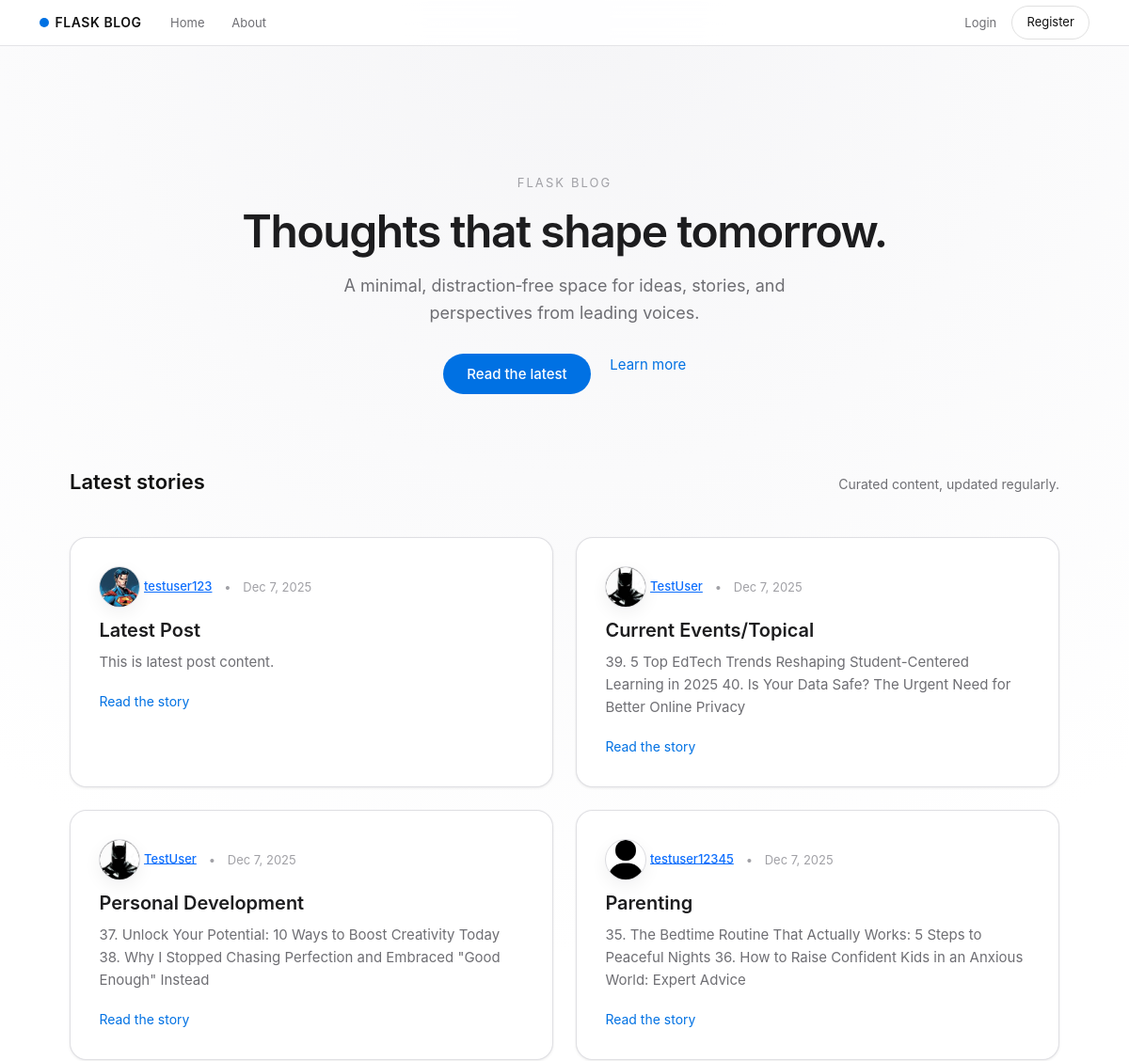
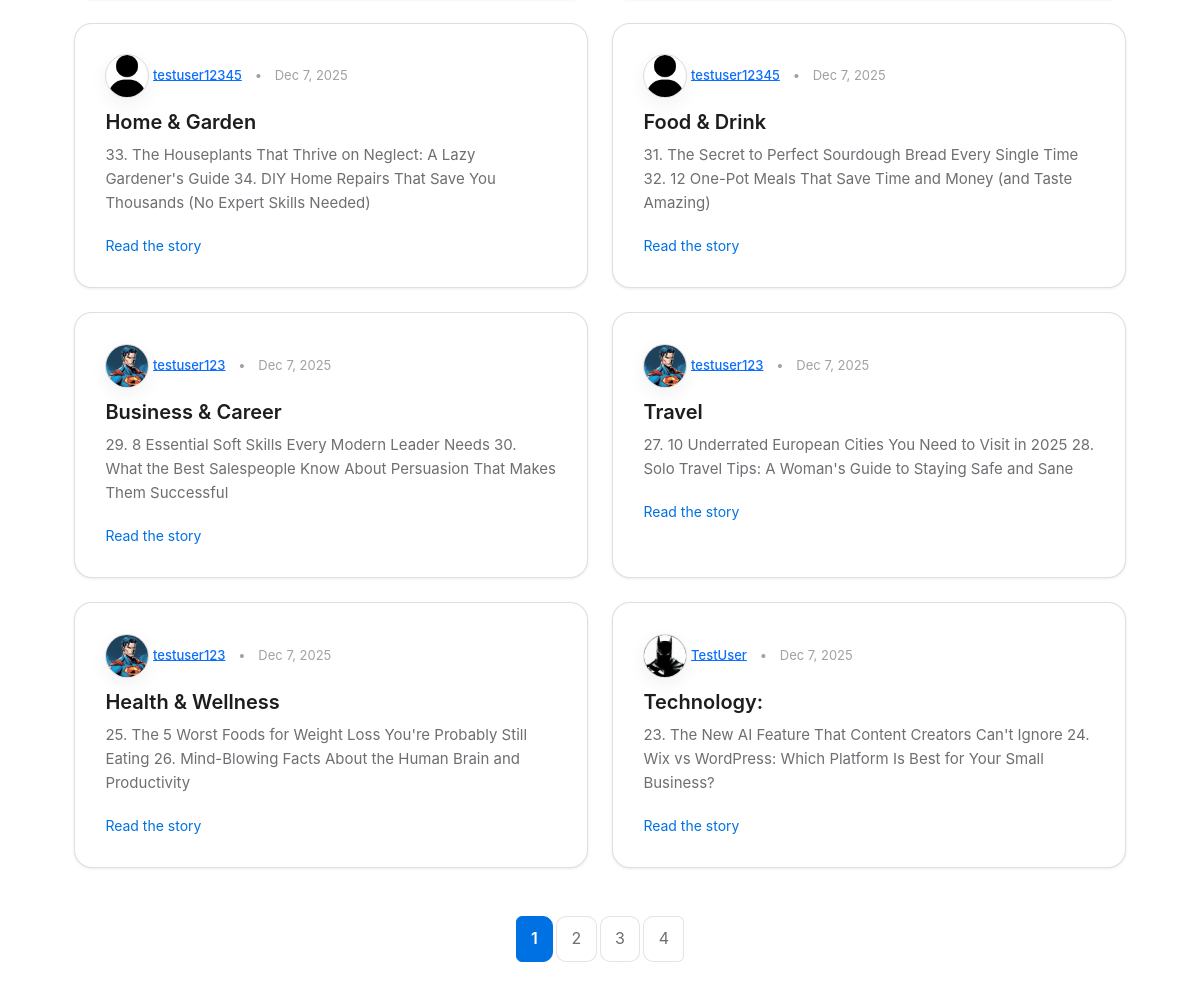
Page /home on the earlier database version (2 pictures, top to bottom).
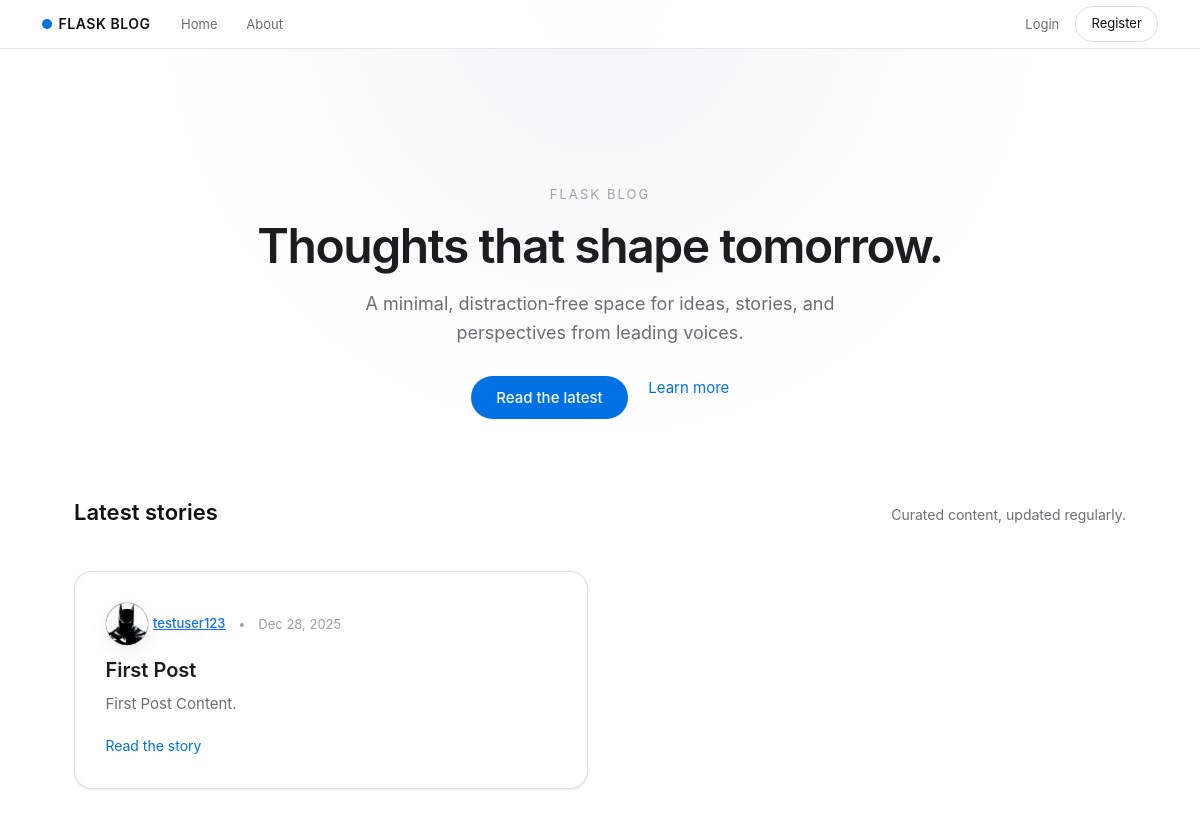
Same page on the later database version.
### flaskblog/models.py (models this page shows, shortened)
class Post(db.Model):
    id = db.Column(db.Integer, primary_key=True)
    title = db.Column(db.String(100), nullable=False)
    date_posted = db.Column(
        db.DateTime(timezone=True),
        nullable=False,
        default=lambda: datetime.now(timezone.utc)
    )
    content = db.Column(db.Text, nullable=False)
    user_id = db.Column(db.Integer, db.ForeignKey('user.id'), nullable=False)

class User(db.Model, UserMixin):
    id = db.Column(db.Integer, primary_key=True)
    username = db.Column(db.String(20), unique=True, nullable=False)
    email = db.Column(db.String(120), unique=True, nullable=False)
    image_file = db.Column(db.String(20), nullable=False, default='default.jpg')
    password = db.Column(db.String(60), nullable=False)
    posts = db.relationship('Post', backref='author', lazy=True)

### flaskblog/main/routes.py (the view)
@main.route("/")
@main.route("/home")
def home():
    page = request.args.get('page', 1, type=int)
    posts = Post.query.order_by(Post.date_posted.desc()).paginate(page=page, per_page=10)
    return render_template("home.html", posts=posts)

### flaskblog/templates/home.html
{% extends "layout.html" %} {% block content %}
<section class="hero text-center">
  <p class="hero-eyebrow">Flask Blog</p>
  <h1 class="hero-title">Thoughts that shape tomorrow.</h1>
  <p class="hero-subtitle">
    A minimal, distraction‑free space for ideas, stories, and perspectives from
    leading voices.
  </p>
  <div class="hero-cta">
    <a href="#stories" class="hero-link primary">Read the latest</a>
    <a href="/about" class="hero-link secondary">Learn more</a>
  </div>
</section>
<section id="stories" class="stories-section">
  <div class="section-header">
    <h2 class="section-title">Latest stories</h2>
    <p class="section-subtitle">Curated content, updated regularly.</p>
  </div>
  <div class="row g-4">
    {% for post in posts.items %}
    <div class="col-md-6">
      <article class="story-tile">
        <div class="story-meta">
          <span class="author-wrap">
            <img
              class="story-avatar"
              src="{{ url_for('static', filename='profile_pics/' ~ post.author.image_file) }}"
              alt="{{ post.author.username }}'s avatar"
            />
            <a
              class="story-author"
              href="{{ url_for('users.user_posts', username=post.author.username) }}"
              >{{ post.author.username }}</a
            >
          </span>
          <span class="story-dot">•</span>
          <span class="story-date"
            >{{ post.date_posted.strftime('%b %-d, %Y') }}</span
          >
        </div>
        <h3 class="story-title">{{ post.title }}</h3>
        <p class="story-excerpt">{{ post.content }}</p>
        <a
          href="{{ url_for('posts.post', post_id=post.id) }}"
          class="story-link"
          >Read the story</a
        >
      </article>
    </div>
    {% endfor %}
  </div>
  {% if posts.pages > 1 %}
  <div class="pagination-wrapper text-center mt-5">
    <nav>
      <ul class="pagination justify-content-center">
        {% for page_num in posts.iter_pages(left_edge=1, right_edge=1,
        left_current=1, right_current=2) %} {% if page_num %} {% if posts.page
        == page_num %}
        <li class="page-item active">
          <a class="page-link" href="{{ url_for('main.home', page=page_num) }}"
            >{{ page_num }}</a
          >
        </li>
        {% else %}
        <li class="page-item">
          <a class="page-link" href="{{ url_for('main.home', page=page_num) }}"
            >{{ page_num }}</a
          >
        </li>
        {% endif %} {% else %}
        <li class="page-item disabled"><span class="page-link">…</span></li>
        {% endif %} {% endfor %}
      </ul>
    </nav>
  </div>
  {% endif %}
</section>
{% endblock content %}

### flaskblog/templates/layout.html (shortened to what this page needs)
<!DOCTYPE html>
<html lang="en">
<head>
    <link href="https://cdn.jsdelivr.net/npm/bootstrap@5.3.0/dist/css/bootstrap.min.css" rel="stylesheet">
    <link rel="stylesheet" type="text/css" href="{{ url_for('static', filename='main.css') }}">
</head>
<body>
    <header class="site-header">
      <nav class="navbar navbar-expand-lg navbar-light fixed-top apple-nav">
        <div class="container">
          <a class="navbar-brand" href="/">
            <span class="brand-dot"></span>
            <span class="brand-text">Flask Blog</span>
          </a>
          <div class="collapse navbar-collapse justify-content-center" id="navbarToggle">
            <ul class="navbar-nav main-nav">
              <li class="nav-item"><a class="nav-link" href="/">Home</a></li>
              <li class="nav-item"><a class="nav-link" href="{{ url_for('main.about') }}">About</a></li>
            </ul>
            <div class="navbar-nav ms-auto auth-links">
              {% if current_user.is_authenticated %}
                <a class="nav-link" href="{{ url_for('posts.new_post') }}">New Post</a>
                <a class="nav-link" href="{{ url_for('users.account') }}">Account</a>
                <a class="nav-link" href="{{ url_for('users.logout') }}">Logout</a>
              {% else %}
                <a class="nav-link" href="{{ url_for('users.login') }}">Login</a>
                <a class="nav-link pill-link" href="{{ url_for('users.register') }}">Register</a>
              {% endif %}
            </div>
          </div>
        </div>
      </nav>
    </header>
    <main role="main" class="container main-container">
      {% block content %}{% endblock %}
</body>
</html>

### flaskblog/static/main.css (style rules this page uses)
:root { --primary-color: #111111; --primary-muted: #1d1d1f; --accent-color: #0071e3; --accent-soft: #e8f0ff; --text-primary: #111111; --text-secondary: #6e6e73; --text-tertiary: #a1a1a6; --bg-primary: #ffffff; --bg-secondary: #fbfbfd; --bg-elevated: #ffffff; --border-color: #d2d2d7; --radius-soft: 18px; --shadow-soft: 0 18px 40px rgba(0, 0, 0, 0.08); --shadow-subtle: 0 1px 3px rgba(0, 0, 0, 0.08); }
* { margin: 0; padding: 0; box-sizing: border-box; }
body { font-family: -apple-system, BlinkMacSystemFont, "SF Pro Text", system-ui, "Segoe UI", Roboto, "Helvetica Neue", Arial, sans-serif; background: radial-gradient(circle at top, #f5f5f7 0, #ffffff 45%); color: var(--text-primary); line-height: 1.6; -webkit-font-smoothing: antialiased; -moz-osx-font-smoothing: grayscale; }
h1, h2, h3, h4, h5, h6 { color: var(--text-primary); font-weight: 600; line-height: 1.2; margin-bottom: 1rem; }
.site-header { margin-bottom: 0; }
.apple-nav { background: rgba(255, 255, 255, 0.9) !important; backdrop-filter: saturate(180%) blur(20px); border-bottom: 1px solid rgba(210, 210, 215, 0.6); padding: 0.35rem 0; }
.navbar-brand { font-size: 14px; font-weight: 600; letter-spacing: 0.04em; text-transform: uppercase; display: flex; align-items: center; gap: 0.4rem; color: var(--text-primary) !important; }
.brand-dot { width: 10px; height: 10px; border-radius: 50%; background: var(--accent-color); }
.brand-text { color: var(--text-primary); }
.main-nav .nav-link { font-size: 13px; color: var(--text-secondary) !important; padding: 0.25rem 0.9rem !important; }
.auth-links .nav-link { font-size: 13px; color: var(--text-secondary) !important; }
.auth-links .pill-link { padding: 0.3rem 0.95rem !important; border-radius: 999px; border: 1px solid rgba(0, 0, 0, 0.12); margin-left: 0.5rem; color: var(--text-primary) !important; display: inline-flex; align-items: center; justify-content: center; line-height: 1; }
.main-container { margin-top: 4.5rem; padding: 3.5rem 0 4rem; }
.hero, .about-hero { max-width: 800px; margin: 0 auto 4rem auto; padding: 3.5rem 1.5rem 1rem; }
.hero-eyebrow { font-size: 13px; letter-spacing: 0.16em; text-transform: uppercase; color: var(--text-tertiary); margin-bottom: 0.75rem; }
.hero-title { font-size: 48px; font-weight: 600; letter-spacing: -0.03em; margin-bottom: 1rem; color: var(--primary-muted); }
.hero-subtitle { font-size: 18px; color: var(--text-secondary); max-width: 36rem; margin: 0 auto 1.75rem auto; }
.hero-cta { display: flex; justify-content: center; gap: 1.25rem; flex-wrap: wrap; }
.hero-link { font-size: 15px; text-decoration: none; }
.hero-link.primary { color: #ffffff; background: var(--accent-color); padding: 0.6rem 1.6rem; border-radius: 999px; font-weight: 500; }
.hero-link.secondary { color: var(--accent-color); }
.stories-section { max-width: 1100px; margin: 0 auto; padding: 0 1.5rem; }
.section-header { display: flex; align-items: baseline; justify-content: space-between; gap: 1.5rem; margin-bottom: 1.75rem; }
.section-title { font-size: 22px; font-weight: 600; }
.section-subtitle { font-size: 14px; color: var(--text-secondary); }
.story-tile { background: var(--bg-elevated); border-radius: var(--radius-soft); padding: 1.9rem 1.9rem 1.8rem; border: 1px solid rgba(210, 210, 215, 0.7); box-shadow: var(--shadow-subtle); transition: transform 0.3s ease, box-shadow 0.3s ease, border-color 0.3s ease; height: 100%; }
.story-meta { font-size: 13px; color: var(--text-tertiary); margin-bottom: 0.75rem; display: flex; align-items: center; gap: 0.5rem; }
.story-author { font-weight: 500; }
.story-dot { margin: 0 0.3rem; }
.story-title { font-size: 20px; font-weight: 600; margin-bottom: 0.6rem; color: var(--primary-muted); }
.story-excerpt { font-size: 15px; color: var(--text-secondary); margin-bottom: 1.1rem; }
.story-link { font-size: 14px; color: var(--accent-color); text-decoration: none; }
.story-avatar { width: 44px; height: 44px; border-radius: 50%; object-fit: cover; border: 1px solid rgba(210, 210, 215, 0.8); box-shadow: 0 6px 18px rgba(15, 23, 42, 0.06); }

Differences in the rows shown:
removed Post: image_file (picture), author.username "testuser123", date_posted "Dec 7, 2025", title "Latest Post", content "This is latest post content."
removed Post: image_file (picture), author.username "TestUser", date_posted "Dec 7, 2025", title "Current Events/Topical", content "39. 5 Top EdTech Trends Reshaping Student-Centered Learning in 2025 40. Is Your Data Safe? The Urgent Need for Better Online Privacy"
removed Post: image_file (picture), author.username "TestUser", date_posted "Dec 7, 2025", title "Personal Development", content "37. Unlock Your Potential: 10 Ways to Boost Creativity Today 38. Why I Stopped Chasing Perfection and Embraced \"Good Enough\" Instead"
removed Post: image_file (placeholder picture), author.username "testuser12345", date_posted "Dec 7, 2025", title "Parenting", content "35. The Bedtime Routine That Actually Works: 5 Steps to Peaceful Nights 36. How to Raise Confident Kids in an Anxious World: Expert Advice"
removed Post: image_file (placeholder picture), author.username "testuser12345", date_posted "Dec 7, 2025", title "Home & Garden", content "33. The Houseplants That Thrive on Neglect: A Lazy Gardener's Guide 34. DIY Home Repairs That Save You Thousands (No Expert Skills Needed)"
removed Post: image_file (placeholder picture), author.username "testuser12345", date_posted "Dec 7, 2025", title "Food & Drink", content "31. The Secret to Perfect Sourdough Bread Every Single Time 32. 12 One-Pot Meals That Save Time and Money (and Taste Amazing)"
removed Post: image_file (picture), author.username "testuser123", date_posted "Dec 7, 2025", title "Business & Career", content "29. 8 Essential Soft Skills Every Modern Leader Needs 30. What the Best Salespeople Know About Persuasion That Makes Them Successful"
removed Post: image_file (picture), author.username "testuser123", date_posted "Dec 7, 2025", title "Travel", content "27. 10 Underrated European Cities You Need to Visit in 2025 28. Solo Travel Tips: A Woman's Guide to Staying Safe and Sane"
removed Post: image_file (picture), author.username "testuser123", date_posted "Dec 7, 2025", title "Health & Wellness", content "25. The 5 Worst Foods for Weight Loss You're Probably Still Eating 26. Mind-Blowing Facts About the Human Brain and Productivity"
removed Post: image_file (picture), author.username "TestUser", date_posted "Dec 7, 2025", title "Technology:", content "23. The New AI Feature That Content Creators Can't Ignore 24. Wix vs WordPress: Which Platform Is Best for Your Small Business?"
now on this page (row edited): Post: image_file (picture), author.username "testuser123", date_posted "Dec 28, 2025", title "First Post", content "First Post Content."
Other differences:
list line gone: "1"
list line gone: "2"
list line gone: "3"
list line gone: "4"
